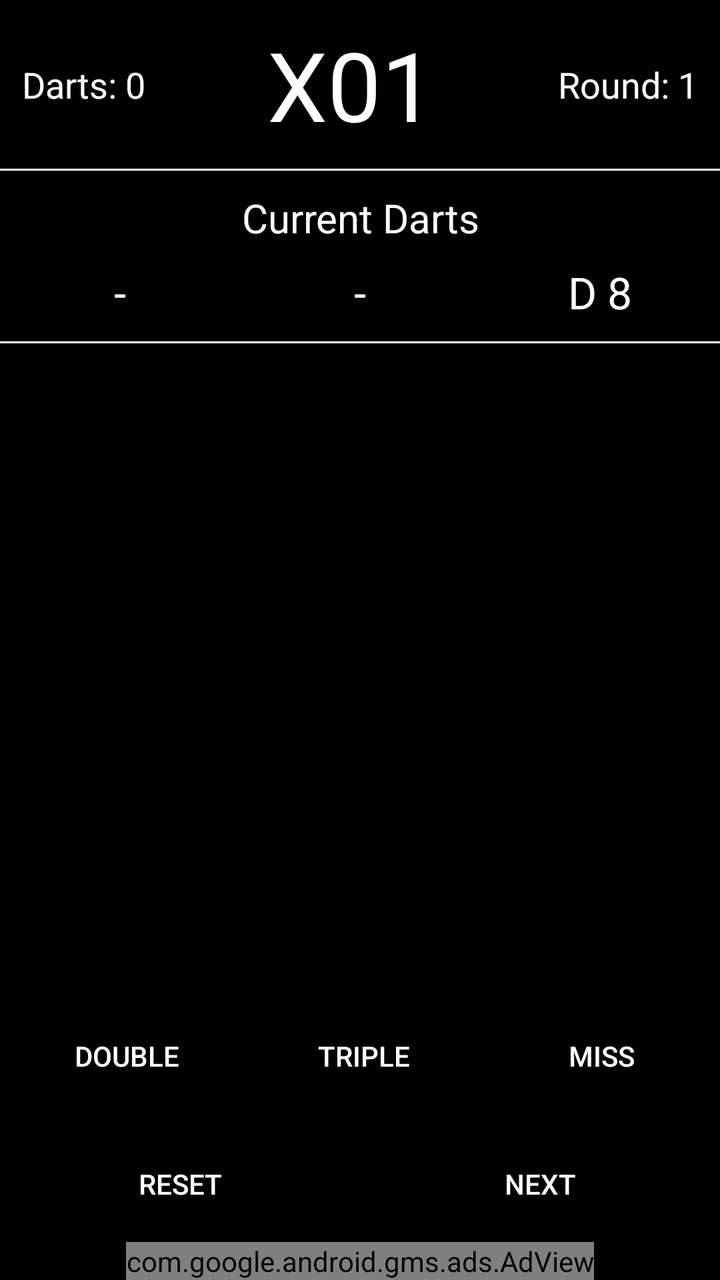
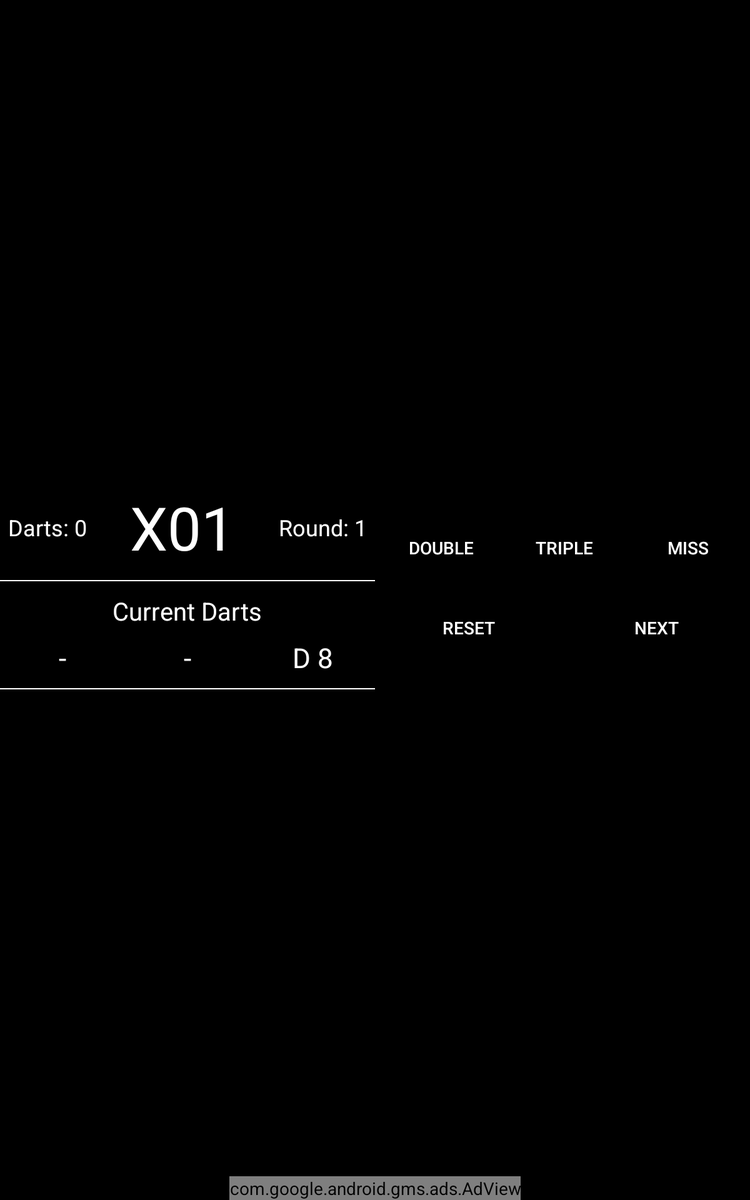

Two renders of one Android screen. The first uses the default layout on a phone; the second uses the alternative layout the repository ships for a different screen configuration, on a matching device. The two XML files are below.
<!-- AndroidManifest.xml: application theme AppTheme -->
<!-- res/layout/xoi_hs_trainings_activity.xml -->
<?xml version="1.0" encoding="utf-8"?>
<RelativeLayout xmlns:android="http://schemas.android.com/apk/res/android"
    android:layout_width="match_parent"
    android:layout_height="match_parent"
    android:background="@android:color/black">

    <RelativeLayout
        android:id="@+id/overviewLayout"
        android:layout_width="match_parent"
        android:layout_height="wrap_content"
        android:layout_alignParentTop="true">

        <LinearLayout
            android:id="@+id/roundLayout"
            android:layout_width="match_parent"
            android:layout_height="wrap_content"
            android:layout_marginTop="10dp"
            android:weightSum="2">

            <TextView
                android:id="@+id/dartCount"
                android:layout_width="wrap_content"
                android:layout_height="wrap_content"
                android:layout_weight="0.3"
                android:layout_gravity="center"
                android:text="Darts: 0"
                android:textAlignment="center"
                android:textColor="@android:color/white"
                android:textSize="18sp" />

            <TextView
                android:id="@+id/score"
                android:layout_width="wrap_content"
                android:layout_height="wrap_content"
                android:layout_weight="1.4"
                android:layout_gravity="center"
                android:gravity="center"
                android:text="X01"
                android:textAlignment="center"
                android:textColor="@android:color/white"
                android:textSize="48sp" />

            <TextView
                android:id="@+id/roundCount"
                android:layout_width="wrap_content"
                android:layout_height="wrap_content"
                android:layout_weight="0.3"
                android:layout_gravity="center"
                android:text="Round: 1"
                android:textAlignment="center"
                android:textColor="@android:color/white"
                android:textSize="18sp" />
        </LinearLayout>

        <View
            android:id="@+id/scoreDivider"
            android:layout_width="match_parent"
            android:layout_height="1dp"
            android:layout_marginTop="10dp"
            android:layout_below="@+id/roundLayout"
            android:background="@android:color/white" />

        <TextView
            android:id="@+id/theseDarts"
            android:layout_width="wrap_content"
            android:layout_height="wrap_content"
            android:layout_marginTop="10dp"
            android:layout_marginLeft="8dp"
            android:layout_marginRight="8dp"
            android:layout_below="@+id/scoreDivider"
            android:layout_centerHorizontal="true"
            android:text="@string/general_current_darts"
            android:textAlignment="center"
            android:textColor="@android:color/white"
            android:textSize="20sp" />

        <LinearLayout
            android:id="@+id/dartAmountLayout"
            android:layout_width="match_parent"
            android:layout_height="wrap_content"
            android:layout_marginTop="5dp"
            android:layout_below="@+id/theseDarts"
            android:weightSum="3">

            <TextView
                android:id="@+id/firstDart"
                android:layout_width="match_parent"
                android:layout_height="wrap_content"
                android:layout_weight="1"
                android:layout_marginTop="4dp"
                android:text="-"
                android:textAlignment="center"
                android:textColor="@android:color/white"
                android:textSize="22sp" />

            <TextView
                android:id="@+id/secondDart"
                android:layout_width="match_parent"
                android:layout_height="wrap_content"
                android:layout_weight="1"
                android:layout_marginTop="4dp"
                android:text="-"
                android:textAlignment="center"
                android:textColor="@android:color/white"
                android:textSize="22sp" />

            <TextView
                android:id="@+id/thirdDart"
                android:layout_width="match_parent"
                android:layout_height="wrap_content"
                android:layout_weight="1"
                android:layout_marginTop="4dp"
                android:text="D 8"
                android:textAlignment="center"
                android:textColor="@android:color/white"
                android:textSize="22sp" />
        </LinearLayout>

        <View
            android:id="@+id/lastDartsDivider"
            android:layout_width="match_parent"
            android:layout_height="1dp"
            android:layout_marginTop="10dp"
            android:layout_below="@+id/dartAmountLayout"
            android:background="@android:color/white" />

        <TextView
            android:id="@+id/xoi_recommended_title"
            android:layout_width="wrap_content"
            android:layout_height="wrap_content"
            android:layout_marginTop="10dp"
            android:layout_below="@id/lastDartsDivider"
            android:layout_centerHorizontal="true"
            android:text="@string/recommended_checkout"
            android:textColor="@android:color/white"
            android:visibility="gone"
            android:textSize="22sp"
            />

        <TextView
            android:id="@+id/xoi_recommended"
            android:layout_width="wrap_content"
            android:layout_height="wrap_content"
            android:layout_below="@id/xoi_recommended_title"
            android:layout_centerHorizontal="true"
            android:layout_marginTop="10dp"
            android:textColor="@android:color/white"
            android:visibility="gone"
            android:textSize="22sp"
            />
        <View
            android:id="@+id/recommended_divider"
            android:layout_width="match_parent"
            android:layout_height="1dp"
            android:layout_marginTop="10dp"
            android:layout_below="@+id/xoi_recommended"
            android:visibility="gone"
            android:background="@android:color/white" />
    </RelativeLayout>

    <LinearLayout
        android:id="@+id/multiplierLayout"
        android:layout_width="match_parent"
        android:layout_height="wrap_content"
        android:layout_marginBottom="8dp"
        android:layout_above="@+id/gridView"
        android:orientation="horizontal"
        android:weightSum="3">

        <Button
            android:id="@+id/doubleButton"
            android:layout_width="wrap_content"
            android:layout_height="wrap_content"
            android:layout_weight="1"
            android:background="@drawable/black_button_background"
            android:textColor="@drawable/black_button_text_color"
            android:layout_marginTop="4dp"
            android:layout_marginLeft="8dp"
            android:layout_marginRight="4dp"
            android:text="Double" />

        <Button
            android:id="@+id/trippleButton"
            android:layout_width="wrap_content"
            android:layout_height="wrap_content"
            android:layout_weight="1"
            android:background="@drawable/black_button_background"
            android:textColor="@drawable/black_button_text_color"
            android:layout_marginTop="4dp"
            android:layout_marginLeft="4dp"
            android:layout_marginRight="4dp"
            android:text="Triple" />

        <Button
            android:id="@+id/missButton"
            android:layout_width="wrap_content"
            android:layout_height="wrap_content"
            android:layout_weight="1"
            android:background="@drawable/black_button_background"
            android:textColor="@drawable/black_button_text_color"
            android:layout_marginTop="4dp"
            android:layout_marginLeft="4dp"
            android:layout_marginRight="4dp"
            android:text="@string/general_miss" />

        
    </LinearLayout>

    <GridView
        android:id="@+id/gridView"
        android:layout_width="match_parent"
        android:layout_height="wrap_content"
        android:layout_above="@id/confirmLayout"
        android:background="@android:color/black"
        android:layout_centerHorizontal="true"
        android:numColumns="7"
        android:stretchMode="columnWidth" />

    <LinearLayout
        android:id="@+id/confirmLayout"
        android:layout_width="match_parent"
        android:layout_height="wrap_content"
        android:layout_marginTop="5dp"
        android:layout_above="@+id/trainingBanner"
        android:background="@android:color/black">

        <Button
            android:id="@+id/resetButton"
            android:layout_width="wrap_content"
            android:layout_height="wrap_content"
            android:layout_weight="1"
            android:background="@drawable/black_button_background"
            android:textColor="@drawable/black_button_text_color"
            android:layout_marginTop="3dp"
            android:layout_marginLeft="4dp"
            android:layout_marginRight="4dp"
            android:layout_marginBottom="5dp"
            android:text="@string/general_reset" />

        <Button
            android:id="@+id/nextThrowButton"
            android:layout_width="wrap_content"
            android:layout_height="wrap_content"
            android:layout_weight="1"
            android:background="@drawable/black_button_background"
            android:textColor="@drawable/black_button_text_color"
            android:layout_marginTop="3dp"
            android:layout_marginLeft="4dp"
            android:layout_marginRight="4dp"
            android:layout_marginBottom="5dp"
            android:text="@string/general_next" />
    </LinearLayout>

    <com.google.android.gms.ads.AdView
        xmlns:ads="http://schemas.android.com/apk/res-auto"
        android:id="@+id/trainingBanner"
        android:layout_width="wrap_content"
        android:layout_height="wrap_content"
        android:layout_centerHorizontal="true"
        android:layout_alignParentBottom="true"
        ads:adSize="BANNER"
        ads:adUnitId="@string/banner_id"/>

</RelativeLayout>
<!-- resources referenced by this layout -->
<resources>
  <!-- drawable black_button_background (drawable) -->
  <?xml version="1.0" encoding="utf-8"?>
  <selector xmlns:android="http://schemas.android.com/apk/res/android">
      <item android:state_selected="true" android:drawable="@drawable/selected_black_button"/>
      <item android:state_focused="true" android:drawable="@drawable/selected_black_button"/>
      <item android:state_pressed="true" android:drawable="@drawable/selected_black_button"/>
      <item android:drawable="@drawable/normal_black_button"/>
  </selector>
  <!-- drawable black_button_text_color (drawable) -->
  <?xml version="1.0" encoding="utf-8"?>
  <selector xmlns:android="http://schemas.android.com/apk/res/android">
  
      <item android:state_selected="true" android:color="@android:color/black"/>
      <item android:state_focused="true" android:color="@android:color/black"/>
      <item android:state_pressed="true" android:color="@android:color/black"/>
      <item android:color="@android:color/white"/>
  </selector>
  <string name="banner_id" translatable="false">ca-app-pub-9184630521515163/1721960570</string>
  <string name="general_current_darts">Current Darts</string>
  <string name="general_miss">Miss</string>
  <string name="general_next">Next</string>
  <string name="general_reset">Reset</string>
  <string name="recommended_checkout">Recommended Checkout</string>
  <style name="AppTheme" parent="Theme.AppCompat.Light.DarkActionBar">
          
          <item name="colorPrimary">@android:color/black</item>
          <item name="colorPrimaryDark">@android:color/black</item>
          <item name="colorAccent">@android:color/white</item>
          <item name="windowActionBar">true</item>
          <item name="windowNoTitle">true</item>
      </style>
  <!-- drawable normal_black_button (drawable) -->
  <?xml version="1.0" encoding="utf-8"?>
  <shape xmlns:android="http://schemas.android.com/apk/res/android">
      <corners
          android:radius="2dp" />
      <stroke
          android:width="1dp"
          android:color="@android:color/white"/>
  
      <solid
          android:color="@android:color/black"/>
  </shape>
</resources>
<!-- res/layout-sw600dp/xoi_hs_trainings_activity.xml (the repository's variant of the layout above) -->
<!-- drawn on a 7-inch tablet held upright -->
<?xml version="1.0" encoding="utf-8"?>
<RelativeLayout xmlns:android="http://schemas.android.com/apk/res/android"
    android:layout_width="match_parent"
    android:layout_height="match_parent"
    android:background="@android:color/black">

    <LinearLayout
        android:layout_width="match_parent"
        android:layout_height="match_parent"
        android:orientation="horizontal"
        android:layout_above="@+id/trainingBanner"
        android:layout_marginBottom="10dp">

        <RelativeLayout
            android:layout_width="match_parent"
            android:layout_height="match_parent"
            android:layout_weight="0.5">
            <RelativeLayout
                android:id="@+id/overviewLayout"
                android:layout_width="match_parent"
                android:layout_height="wrap_content"
                android:layout_centerInParent="true">

                <LinearLayout
                    android:id="@+id/roundLayout"
                    android:layout_width="match_parent"
                    android:layout_height="wrap_content"
                    android:layout_marginTop="10dp"
                    android:weightSum="2">

                    <TextView
                        android:id="@+id/dartCount"
                        android:layout_width="wrap_content"
                        android:layout_height="wrap_content"
                        android:layout_weight="0.3"
                        android:layout_gravity="center"
                        android:text="Darts: 0"
                        android:textAlignment="center"
                        android:textColor="@android:color/white"
                        android:textSize="18sp" />

                    <TextView
                        android:id="@+id/score"
                        android:layout_width="wrap_content"
                        android:layout_height="wrap_content"
                        android:layout_weight="1.4"
                        android:layout_gravity="center"
                        android:gravity="center"
                        android:text="X01"
                        android:textAlignment="center"
                        android:textColor="@android:color/white"
                        android:textSize="48sp" />

                    <TextView
                        android:id="@+id/roundCount"
                        android:layout_width="wrap_content"
                        android:layout_height="wrap_content"
                        android:layout_weight="0.3"
                        android:layout_gravity="center"
                        android:text="Round: 1"
                        android:textAlignment="center"
                        android:textColor="@android:color/white"
                        android:textSize="18sp" />
                </LinearLayout>

                <View
                    android:id="@+id/scoreDivider"
                    android:layout_width="match_parent"
                    android:layout_height="1dp"
                    android:layout_marginTop="10dp"
                    android:layout_below="@+id/roundLayout"
                    android:background="@android:color/white" />

                <TextView
                    android:id="@+id/theseDarts"
                    android:layout_width="wrap_content"
                    android:layout_height="wrap_content"
                    android:layout_marginTop="10dp"
                    android:layout_marginLeft="8dp"
                    android:layout_marginRight="8dp"
                    android:layout_below="@+id/scoreDivider"
                    android:layout_centerHorizontal="true"
                    android:text="@string/general_current_darts"
                    android:textAlignment="center"
                    android:textColor="@android:color/white"
                    android:textSize="20sp" />

                <LinearLayout
                    android:id="@+id/dartAmountLayout"
                    android:layout_width="match_parent"
                    android:layout_height="wrap_content"
                    android:layout_marginTop="5dp"
                    android:layout_below="@+id/theseDarts"
                    android:weightSum="3">

                    <TextView
                        android:id="@+id/firstDart"
                        android:layout_width="match_parent"
                        android:layout_height="wrap_content"
                        android:layout_weight="1"
                        android:layout_marginTop="4dp"
                        android:text="-"
                        android:textAlignment="center"
                        android:textColor="@android:color/white"
                        android:textSize="22sp" />

                    <TextView
                        android:id="@+id/secondDart"
                        android:layout_width="match_parent"
                        android:layout_height="wrap_content"
                        android:layout_weight="1"
                        android:layout_marginTop="4dp"
                        android:text="-"
                        android:textAlignment="center"
                        android:textColor="@android:color/white"
                        android:textSize="22sp" />

                    <TextView
                        android:id="@+id/thirdDart"
                        android:layout_width="match_parent"
                        android:layout_height="wrap_content"
                        android:layout_weight="1"
                        android:layout_marginTop="4dp"
                        android:text="D 8"
                        android:textAlignment="center"
                        android:textColor="@android:color/white"
                        android:textSize="22sp" />
                </LinearLayout>

                <View
                    android:id="@+id/lastDartsDivider"
                    android:layout_width="match_parent"
                    android:layout_height="1dp"
                    android:layout_marginTop="10dp"
                    android:layout_below="@+id/dartAmountLayout"
                    android:background="@android:color/white" />
            </RelativeLayout>

        </RelativeLayout>

        <RelativeLayout
            android:layout_width="match_parent"
            android:layout_height="wrap_content"
            android:orientation="vertical"
            android:layout_gravity="center"
            android:layout_weight="0.5">

            <LinearLayout
                android:id="@+id/multiplierLayout"
                android:layout_width="match_parent"
                android:layout_height="wrap_content"
                android:layout_marginBottom="8dp"
                android:orientation="horizontal"
                android:layout_marginTop="10dp">

                <Button
                    android:id="@+id/doubleButton"
                    android:layout_width="wrap_content"
                    android:layout_height="wrap_content"
                    android:layout_weight="1"
                    android:background="@drawable/black_button_background"
                    android:textColor="@drawable/black_button_text_color"
                    android:layout_marginTop="4dp"
                    android:layout_marginLeft="8dp"
                    android:layout_marginRight="4dp"
                    android:text="Double" />

                <Button
                    android:id="@+id/trippleButton"
                    android:layout_width="wrap_content"
                    android:layout_height="wrap_content"
                    android:layout_weight="1"
                    android:background="@drawable/black_button_background"
                    android:textColor="@drawable/black_button_text_color"
                    android:layout_marginTop="4dp"
                    android:layout_marginLeft="4dp"
                    android:layout_marginRight="4dp"
                    android:text="Triple" />

                <Button
                    android:id="@+id/missButton"
                    android:layout_width="wrap_content"
                    android:layout_height="wrap_content"
                    android:layout_weight="1"
                    android:background="@drawable/black_button_background"
                    android:textColor="@drawable/black_button_text_color"
                    android:layout_marginTop="4dp"
                    android:layout_marginLeft="4dp"
                    android:layout_marginRight="4dp"
                    android:text="@string/general_miss" />

                
            </LinearLayout>

            <GridView
                android:id="@+id/gridView"
                android:layout_width="match_parent"
                android:layout_height="wrap_content"
                android:background="@android:color/black"
                android:layout_below="@+id/multiplierLayout"
                android:gravity="center"
                android:numColumns="7"
                android:stretchMode="columnWidth" />

            <LinearLayout
                android:id="@+id/confirmLayout"
                android:layout_width="match_parent"
                android:layout_height="wrap_content"
                android:layout_marginTop="5dp"
                android:layout_below="@+id/gridView"
                android:background="@android:color/black">

                <Button
                    android:id="@+id/resetButton"
                    android:layout_width="wrap_content"
                    android:layout_height="wrap_content"
                    android:layout_weight="1"
                    android:background="@drawable/black_button_background"
                    android:textColor="@drawable/black_button_text_color"
                    android:layout_marginTop="3dp"
                    android:layout_marginLeft="4dp"
                    android:layout_marginRight="4dp"
                    android:layout_marginBottom="5dp"
                    android:text="@string/general_reset" />

                <Button
                    android:id="@+id/nextThrowButton"
                    android:layout_width="wrap_content"
                    android:layout_height="wrap_content"
                    android:layout_weight="1"
                    android:background="@drawable/black_button_background"
                    android:textColor="@drawable/black_button_text_color"
                    android:layout_marginTop="3dp"
                    android:layout_marginLeft="4dp"
                    android:layout_marginRight="4dp"
                    android:layout_marginBottom="5dp"
                    android:text="@string/general_next" />
            </LinearLayout>
        </RelativeLayout>
    </LinearLayout>

    <com.google.android.gms.ads.AdView
        xmlns:ads="http://schemas.android.com/apk/res-auto"
        android:id="@+id/trainingBanner"
        android:layout_width="wrap_content"
        android:layout_height="wrap_content"
        android:layout_centerHorizontal="true"
        android:layout_alignParentBottom="true"
        ads:adSize="BANNER"
        ads:adUnitId="@string/banner_id"/>

</RelativeLayout>
<!-- resources referenced by the variant -->
<!-- as a 7-inch tablet held upright resolves them -->
<resources>
  <!-- drawable black_button_background (drawable) -->
  <?xml version="1.0" encoding="utf-8"?>
  <selector xmlns:android="http://schemas.android.com/apk/res/android">
      <item android:state_selected="true" android:drawable="@drawable/selected_black_button"/>
      <item android:state_focused="true" android:drawable="@drawable/selected_black_button"/>
      <item android:state_pressed="true" android:drawable="@drawable/selected_black_button"/>
      <item android:drawable="@drawable/normal_black_button"/>
  </selector>
  <!-- drawable black_button_text_color (drawable) -->
  <?xml version="1.0" encoding="utf-8"?>
  <selector xmlns:android="http://schemas.android.com/apk/res/android">
  
      <item android:state_selected="true" android:color="@android:color/black"/>
      <item android:state_focused="true" android:color="@android:color/black"/>
      <item android:state_pressed="true" android:color="@android:color/black"/>
      <item android:color="@android:color/white"/>
  </selector>
  <string name="banner_id" translatable="false">ca-app-pub-9184630521515163/1721960570</string>
  <string name="general_current_darts">Current Darts</string>
  <string name="general_miss">Miss</string>
  <string name="general_next">Next</string>
  <string name="general_reset">Reset</string>
  <style name="AppTheme" parent="Theme.AppCompat.Light.DarkActionBar">
          
          <item name="colorPrimary">@android:color/black</item>
          <item name="colorPrimaryDark">@android:color/black</item>
          <item name="colorAccent">@android:color/white</item>
          <item name="windowActionBar">true</item>
          <item name="windowNoTitle">true</item>
      </style>
  <!-- drawable normal_black_button (drawable) -->
  <?xml version="1.0" encoding="utf-8"?>
  <shape xmlns:android="http://schemas.android.com/apk/res/android">
      <corners
          android:radius="2dp" />
      <stroke
          android:width="1dp"
          android:color="@android:color/white"/>
  
      <solid
          android:color="@android:color/black"/>
  </shape>
</resources>
